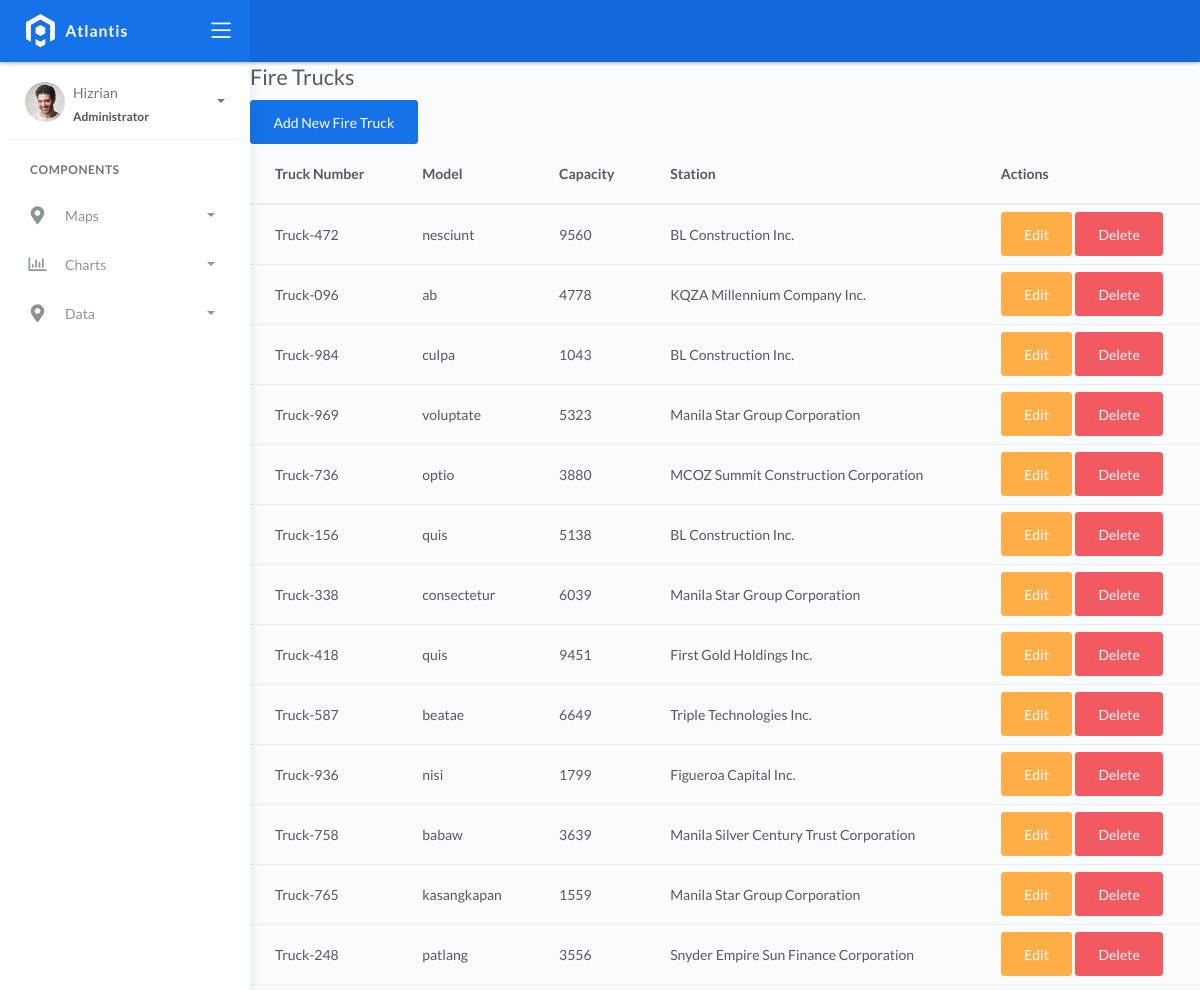
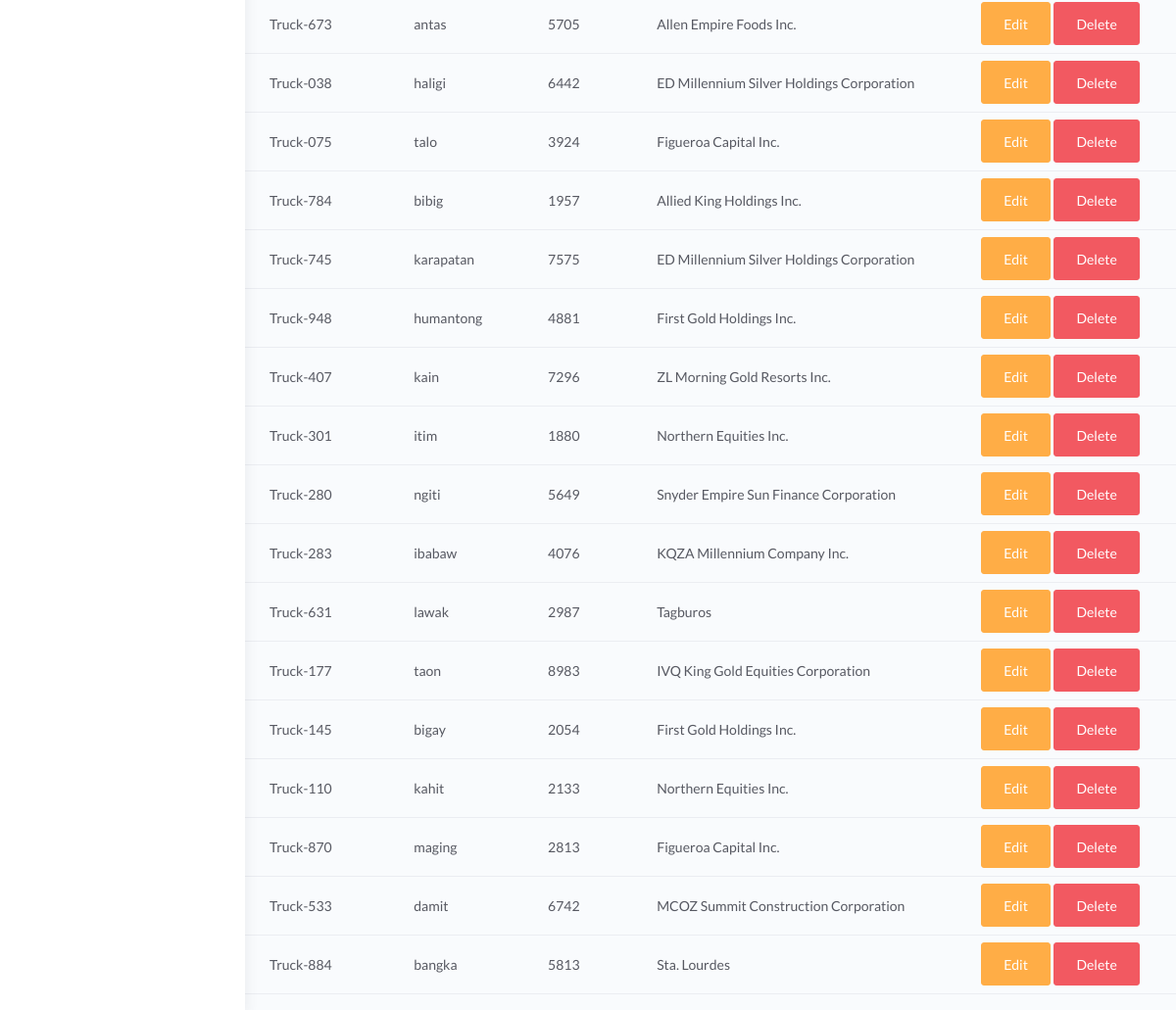
/firetrucks/, run on the app's committed database (2 pictures, top to bottom).
### fire/models.py (models this page shows, shortened)
class BaseModel(models.Model):
    created_at = models.DateTimeField(auto_now_add=True, db_index=True)
    updated_at = models.DateTimeField(auto_now=True)
    class Meta:
        abstract = True

class FireTruck(BaseModel):
    truck_number = models.CharField(max_length=150)
    model = models.CharField(max_length=150)
    capacity = models.CharField(max_length=150)  # water
    station = models.ForeignKey(FireStation, on_delete=models.CASCADE)

class FireStation(BaseModel):
    name = models.CharField(max_length=150)
    latitude = models.DecimalField(max_digits=22, decimal_places=16, null=True, blank=True)
    longitude = models.DecimalField(max_digits=22, decimal_places=16, null=True, blank=True)
    address = models.CharField(max_length=150)
    city = models.CharField(max_length=150)  # can be in separate table
    country = models.CharField(max_length=150)  # can be in separate table
    created_at = models.DateTimeField(default=timezone.now, blank=True)  # Add this line

### fire/views.py (the view)
# urls.py: path('firetrucks/', list_firetrucks, name='list_firetrucks'),
def list_firetrucks(request):
    firetrucks = FireTruck.objects.all()
    return render(request, 'list_firetrucks.html', {'firetrucks': firetrucks})

### templates/list_firetrucks.html
{% extends 'base.html' %}
{% block content %}
<h2>Fire Trucks</h2>
<a href="{% url 'create_firetruck' %}" class="btn btn-primary">Add New Fire Truck</a>
<table class="table">
  <thead>
    <tr>
      <th>Truck Number</th>
      <th>Model</th>
      <th>Capacity</th>
      <th>Station</th>
      <th>Actions</th>
    </tr>
  </thead>
  <tbody>
    {% for firetruck in firetrucks %}
      <tr>
        <td>{{ firetruck.truck_number }}</td>
        <td>{{ firetruck.model }}</td>
        <td>{{ firetruck.capacity }}</td>
        <td>{{ firetruck.station.name }}</td>
        <td>
          <a href="{% url 'update_firetruck' firetruck.id %}" class="btn btn-warning">Edit</a>
          <a href="{% url 'delete_firetruck' firetruck.id %}" class="btn btn-danger">Delete</a>
        </td>
      </tr>
    {% endfor %}
  </tbody>
</table>
{% endblock %}

### data on the page
FireTruck: truck_number "Truck-472", model "nesciunt", capacity "9560", station.name "BL Construction Inc."
FireTruck: truck_number "Truck-096", model "ab", capacity "4778", station.name "KQZA Millennium Company Inc."
FireTruck: truck_number "Truck-984", model "culpa", capacity "1043", station.name "BL Construction Inc."
FireTruck: truck_number "Truck-969", model "voluptate", capacity "5323", station.name "Manila Star Group Corporation"
FireTruck: truck_number "Truck-736", model "optio", capacity "3880", station.name "MCOZ Summit Construction Corporation"
FireTruck: truck_number "Truck-156", model "quis", capacity "5138", station.name "BL Construction Inc."
FireTruck: truck_number "Truck-338", model "consectetur", capacity "6039", station.name "Manila Star Group Corporation"
FireTruck: truck_number "Truck-418", model "quis", capacity "9451", station.name "First Gold Holdings Inc."
FireTruck: truck_number "Truck-587", model "beatae", capacity "6649", station.name "Triple Technologies Inc."
FireTruck: truck_number "Truck-936", model "nisi", capacity "1799", station.name "Figueroa Capital Inc."
FireTruck: truck_number "Truck-758", model "babaw", capacity "3639", station.name "Manila Silver Century Trust Corporation"
FireTruck: truck_number "Truck-765", model "kasangkapan", capacity "1559", station.name "Manila Star Group Corporation"
FireTruck: truck_number "Truck-248", model "patlang", capacity "3556", station.name "Snyder Empire Sun Finance Corporation"
FireTruck: truck_number "Truck-673", model "antas", capacity "5705", station.name "Allen Empire Foods Inc."
FireTruck: truck_number "Truck-038", model "haligi", capacity "6442", station.name "ED Millennium Silver Holdings Corporation"
FireTruck: truck_number "Truck-075", model "talo", capacity "3924", station.name "Figueroa Capital Inc."
FireTruck: truck_number "Truck-784", model "bibig", capacity "1957", station.name "Allied King Holdings Inc."
FireTruck: truck_number "Truck-745", model "karapatan", capacity "7575", station.name "ED Millennium Silver Holdings Corporation"
FireTruck: truck_number "Truck-948", model "humantong", capacity "4881", station.name "First Gold Holdings Inc."
FireTruck: truck_number "Truck-407", model "kain", capacity "7296", station.name "ZL Morning Gold Resorts Inc."
FireTruck: truck_number "Truck-301", model "itim", capacity "1880", station.name "Northern Equities Inc."
FireTruck: truck_number "Truck-280", model "ngiti", capacity "5649", station.name "Snyder Empire Sun Finance Corporation"
FireTruck: truck_number "Truck-283", model "ibabaw", capacity "4076", station.name "KQZA Millennium Company Inc."
FireTruck: truck_number "Truck-631", model "lawak", capacity "2987", station.name "Tagburos"
FireTruck: truck_number "Truck-177", model "taon", capacity "8983", station.name "IVQ King Gold Equities Corporation"
FireTruck: truck_number "Truck-145", model "bigay", capacity "2054", station.name "First Gold Holdings Inc."
FireTruck: truck_number "Truck-110", model "kahit", capacity "2133", station.name "Northern Equities Inc."
FireTruck: truck_number "Truck-870", model "maging", capacity "2813", station.name "Figueroa Capital Inc."
FireTruck: truck_number "Truck-533", model "damit", capacity "6742", station.name "MCOZ Summit Construction Corporation"
FireTruck: truck_number "Truck-884", model "bangka", capacity "5813", station.name "Sta. Lourdes"
